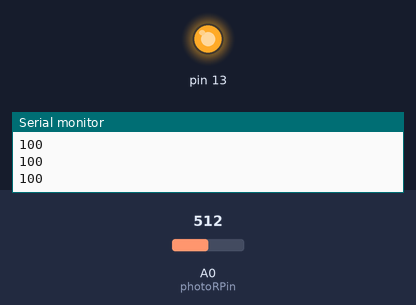
The sketch below on a simulated Arduino Uno, built with avr-gcc and run on an emulated ATmega328P. On the bench: output pins drawn as LEDs (lit = HIGH), the last lines printed to the serial monitor. Inputs (shaded band) come from the test bench; at power-on: A0 (photoRPin) = 512.

Above: at 1.2 s.
1.3 s: A0 (photoRPin) set to 481
At 2.4 s:
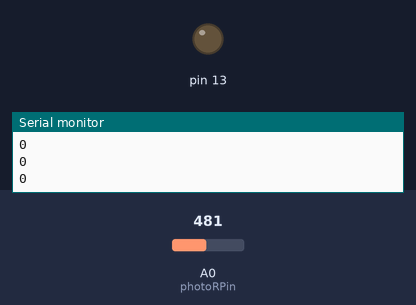
2.8 s: A0 (photoRPin) set to 511
At 3.9 s:
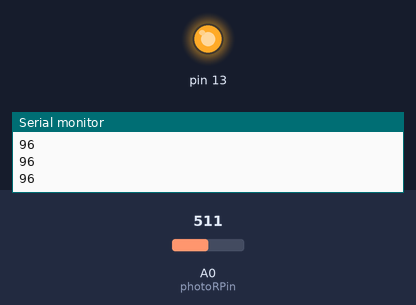
4.3 s: A0 (photoRPin) set to 306
At 5.4 s:
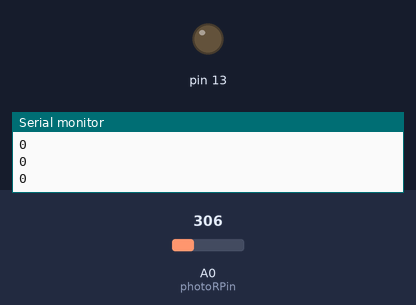
Timing chart, 0 to 7.3 s (numbered marks = the images above; inputs shaded):
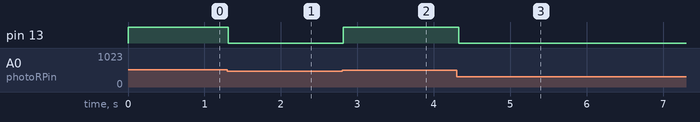

The sketch:

when_you_sense_dark_led_to_low.ino
```cpp
int photoRPin = 0;
int minLight;
int maxLight;
int lightLevel;
int adjustedLightLevel;
int led = 13;


void setup() {
 Serial.begin(9600);
 pinMode(13, OUTPUT);

 //Setup the starting light level limits
 lightLevel=analogRead(photoRPin);
 minLight=lightLevel-20;
 maxLight=lightLevel;
}

void loop(){
 //auto-adjust the minimum and maximum limits in real time
 lightLevel=analogRead(photoRPin);
 if(minLight>lightLevel){
 minLight=lightLevel;
 //digitalWrite(13, HIGH); // sto 0
 }
 if(maxLight<lightLevel){
 maxLight=lightLevel;
 //digitalWrite(13, LOW); // sto 100
 }

 //Adjust the light level to produce a result between 0 and 100.
 adjustedLightLevel = map(lightLevel, minLight, maxLight, 0, 100);

 //Send the adjusted Light level result to Serial port (processing)
 Serial.println(adjustedLightLevel);
 if(adjustedLightLevel<20){
    digitalWrite(13, LOW); // sto SKOTADI to led svhnei
 }
 if(adjustedLightLevel>20){
    digitalWrite(13, HIGH); // sto FWS
 }

 //slow down the transmission for effective Serial communication.
 delay(50);
}
```

Measured:
- the behaviour switches between 496 and 495 on A0 (photoRPin) (found by bisection; images 0 and 1)
- after the input at 1.3 s, pin 13: HIGH → LOW at once
- after the input at 2.8 s, pin 13: LOW → HIGH at once
- after the input at 4.3 s, pin 13: HIGH → LOW at once
